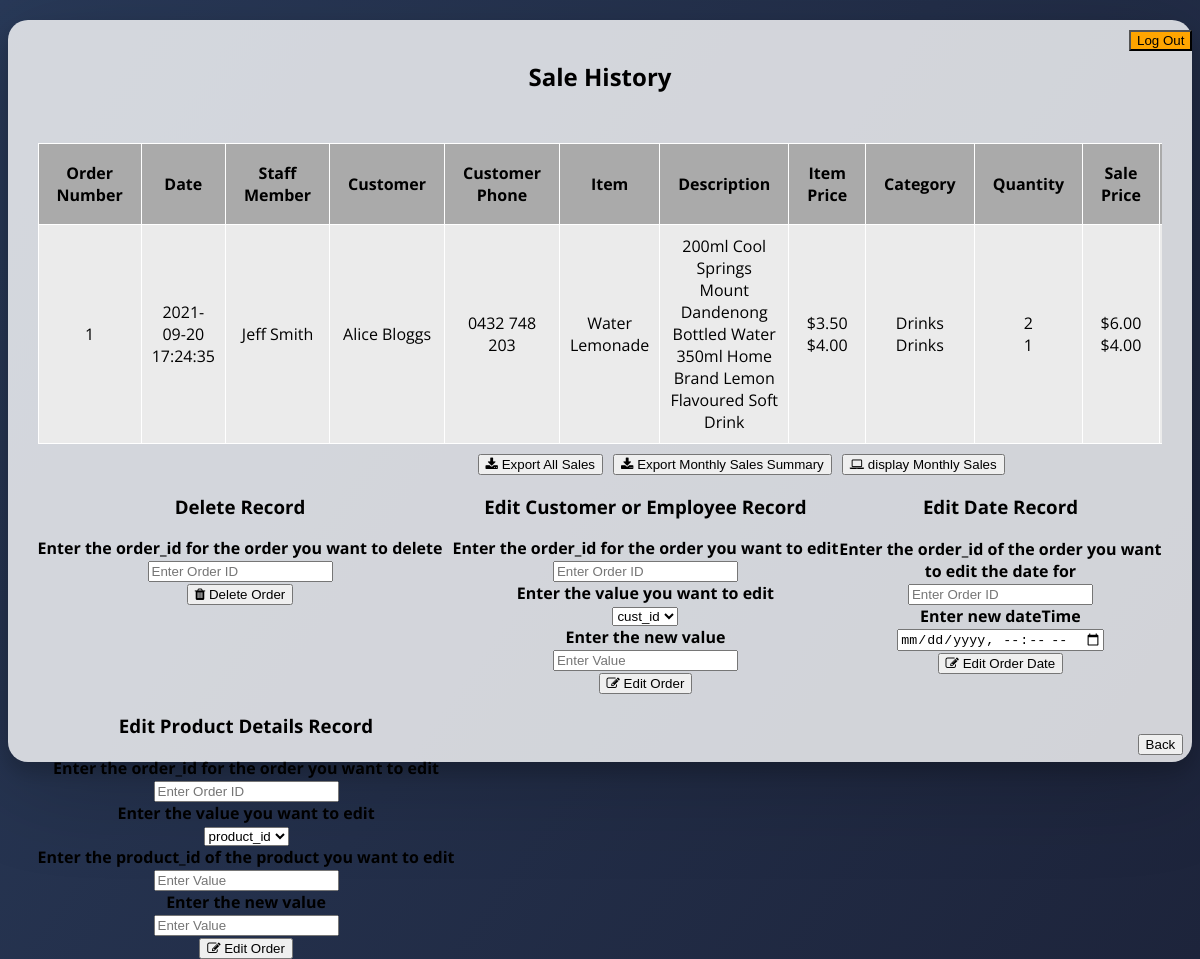
Screenshot of /htdocs/view_sales/display.php with the database file from the repository.
### tables this page shows
CREATE TABLE `order` (
  order_num int AUTO_INCREMENT,
  order_date datetime,
  cust_id int,
  emp_id int,
  PRIMARY KEY (order_num),
  FOREIGN KEY (cust_id) REFERENCES customer(cust_id),
  FOREIGN KEY (emp_id) REFERENCES employee(emp_id)
);

CREATE TABLE customer (
  cust_id int AUTO_INCREMENT,
  first_name varchar(255),
  last_name varchar(255),
  address varchar(255),
  phone varchar(255),
  PRIMARY KEY (cust_id)
);

### htdocs/view_sales/display.php (the view, shortened to what this page needs)
<!DOCTYPE html>
<html lang="en">
<head>
	<link href="../styles/styles_view_sales.css" rel="stylesheet" >
  <link rel="stylesheet" href="https://cdnjs.cloudflare.com/ajax/libs/font-awesome/4.7.0/css/font-awesome.min.css">
</head>
<body>
<section id="main_section">
<form><button formaction="../login.php" id="logoutButton" type="submit">Log Out</button></form>
	<h2>Sale History</h2>
	<form method='post' action='../scripts/download.php'>
<?php
$query = "SELECT
	  `order`.order_num as 'Order Number',
	  `order`.order_date as 'Date',
	  CONCAT(employee.first_name, ' ', employee.last_name) AS 'Staff Member',
	  CONCAT(customer.first_name, ' ', customer.last_name) AS 'Customer',
	  customer.phone AS 'Customer Phone',
	  GROUP_CONCAT(product.name SEPARATOR '<br />') AS 'Item',
	  GROUP_CONCAT(product.description SEPARATOR '<br />') AS 'Description',
	  GROUP_CONCAT(CONCAT('$', product.price) SEPARATOR '<br />') AS 'Item Price',
	  GROUP_CONCAT(product_category.name SEPARATOR '<br />') AS 'Category',
	  GROUP_CONCAT(order_detail.quantity SEPARATOR '<br />') AS 'Quantity',
	  GROUP_CONCAT(CONCAT('$', order_detail.sale_price) SEPARATOR '<br />') AS 'Sale Price',
	  CONCAT('$', SUM(order_detail.sale_price)) AS 'Total'
	FROM `order`
	LEFT JOIN customer
	  ON `order`.cust_id = customer.cust_id
	LEFT JOIN employee
		ON `order`.emp_id = employee.emp_id
	LEFT JOIN order_detail
		ON `order`.order_num = order_detail.order_num
	LEFT JOIN product
		ON order_detail.product_id = product.product_id
	LEFT JOIN product_category
		ON product.category_id = product_category.category_id
	GROUP BY `order`.`order_num`
	ORDER BY `order`.`order_date` DESC
";
	require_once "../scripts/settings.php";
	$conn = mysqli_connect ($host,$user,$pwd,$sql_db);
	if ($conn) {
		$result = mysqli_query ($conn, $query);
		if ($result) {
			$record = mysqli_fetch_assoc ($result);
			if ($record) {
				echo "<div id='table_container'>";
				echo "<table id='salesViewTable'>";
				echo "<tr><th>Order Number</th><th>Date</th><th>Staff Member</th><th>Customer</th><th>Customer Phone</th><th>Item</th><th>Description</th><th>Item Price</th><th>Category</th><th>Quantity</th><th>Sale Price</th><th>Total</th></tr>";
				while ($record) {
					echo "<tr><td>{$record['Order Number']}</td>";
					echo "<td>{$record['Date']}</td>";
					echo "<td>{$record['Staff Member']}</td>";
					echo "<td>{$record['Customer']}</td>";
					echo "<td>{$record['Customer Phone']}</td>";
					echo "<td>{$record['Item']}</td>";
					echo "<td>{$record['Description']}</td>";
					echo "<td>{$record['Item Price']}</td>";
					echo "<td>{$record['Category']}</td>";
					echo "<td>{$record['Quantity']}</td>";
					echo "<td>{$record['Sale Price']}</td>";
					echo "<td>{$record['Total']}</td>";
					$record = mysqli_fetch_assoc($result);
				}
				echo "</table>";
				echo "</div>";
			} else {
				echo "<p>No record retrieved.</p>";
			}
		} else {
			echo "<p>Sales Table doesn't exist or select operation unsuccessful.</p>";
		}
	} else {
		echo "<p>Unable to connect to the database.</p>";
	}
	?>
		<button id="Export" type='submit' value='Export' name='Export'><i class="fa fa-download"></i> Export All Sales</button>
  </form>
	<form  method='post' action='../scripts/download_monthly.php'>
  <button id="download_monthly" type='submit' value='Export_monthly' name='Export_monthly'><i class="fa fa-download"></i> Export Monthly Sales Summary</button>
	</form>
	<form  method='post' action='display_monthly_sales.php'>
  <button id="display_monthly_sales" type='submit' value='display_monthly_sales' name='display_monthly_sales'><i class="fa fa-laptop"></i> display Monthly Sales</button>
	</form>
  <form id="delete" method="post" action="../scripts/deleteRecord.php">
<h3>Delete Record</h3>
      <label for="deletion_selection"><b>Enter the order_id for the order you want to delete</b></label><br>
      <input type="number" placeholder="Enter Order ID" name="deletion_selection" required>
      <br>
	  <button name="delete" type="submit"><i class="fa fa-trash"></i> Delete Order</button>
      <br>
</form>
<form id="editCust_Emp" method="post" action="../scripts/editCustEmpRecord.php">
<h3>Edit Customer or Employee Record</h3>
      	<label for="edit_selection"><b>Enter the order_id for the order you want to edit</b></label><br>
		<input type="number" placeholder="Enter Order ID" name="edit_selection" required>
		<br>
		<label for="edit_value_selection"><b>Enter the value you want to edit</b></label><br>
		<select name="edit_value_selection" id="edit_value_selection" required>
			<option value="cust_id" selected="selected">cust_id</option>
		</select>
		<br>
		<label for="edit_value"><b>Enter the new value </b></label><br>
		<input type="text" placeholder="Enter Value" name="edit_value" >
		<br>
	<button  name="edit" type="submit"><i class="fa fa-edit"></i> Edit Order</button>
    <br>
</form>
<form id="editOrderDet" method="post" action="../scripts/editProdDet.php">
<h3>Edit Product Details Record</h3>
      	<label for="edit_selection"><b>Enter the order_id for the order you want to edit</b></label><br>
		<input type="number" placeholder="Enter Order ID" name="edit_selection" required>
		<br>
		<label for="edit_value_selection"><b>Enter the value you want to edit</b></label><br>
		<select name="edit_value_selection" id="edit_value_selection" required>
			<option value="product_id" selected="selected">product_id</option>
		</select>
		<br>
		<label for="product_id"><b>Enter the product_id of the product you want to edit </b></label><br>
		<input type="number" placeholder="Enter Value" name="product_id" ><br>
		<label for="edit_value"><b>Enter the new value </b></label><br>
		<input type="number" placeholder="Enter Value" name="edit_value" >
		<br>
	<button  name="edit" type="submit"><i class="fa fa-edit"></i> Edit Order</button>
    <br>
</form>
<form id="editDate" method="post" action="../scripts/editDateRecord.php">
<h3>Edit Date Record</h3>
	<label for="edit_selection"><b>Enter the order_id of the order you want to edit the date for</b></label><br>
	<input type="number" placeholder="Enter Order ID" name="edit_selection" required>
	<br>
	<label for="edit_date_value"><b>Enter new dateTime</b></label><br>
	<input type="datetime-local" placeholder="" name="edit_date_value">
	<br>
	<button name="editDate" type="submit"> <i class="fa fa-edit"></i> Edit Order Date</button>
	<br>
</form>
<form><button formaction="../scripts/home.php" id="backButton" type="submit">Back</button></form>
</section>
</body>
</html>

### htdocs/styles/styles_view_sales.css (style rules this page uses)
html { min-height: 100%; background: rgb(41,58,89); background: linear-gradient(125deg, rgba(41,58,89,1) 0%, rgba(29,36,59,1) 100%); background-size: cover; background-repeat:no-repeat; background-attachment: fixed; }
body { margin-top: 20px; font-family: 'Open Sans', sans-serif; text-align: center; }
#logoutButton { background-color: orange; float: right; margin-right: -30px; margin-top: -10px; }
#table_container { overflow-x: auto; }
#salesViewTable, tr, td { border: 1px solid rgb(255, 255, 255); background-color: rgb(235, 235, 235); border-collapse: collapse; margin-top: 30px; padding:10px; }
th { border: 1px solid rgb(255, 255, 255); background-color: rgb(170, 170, 170); border-collapse: collapse; padding:18px; }
#main_section { max-width: 1400px; margin: auto; align-items: center; left: 0; right: 0; top: 0; bottom: 0; padding-top: 20px; padding-bottom: 0.6%; padding-left: 2.5%; padding-right: 2.5%; border-radius: 20px; border: none; background-color: rgba(255, 255, 255, 0.8); box-shadow: 0 20px 100px 0 rgba(0, 0, 0, 0.2), 0 10px 20px 0 rgba(0, 0, 0, 0.19); }
#delete { float: left; clear: both; }
#editCust_Emp { display: inline-block; float: left; margin-left: 10px; clear: right; }
#editOrderDet { display: inline-block; float: left; }
#editDate { margin-top: 50px; }
#backButton { margin-right: -320px; margin-top: 60px; }
#Export { margin-top: 10px; margin-left: 440px; display: inline-block; float:left; clear: left; }
#download_monthly { margin-top: 10px; margin-left: 10px; display: inline-block; float:left; clear: right; }
#display_monthly_sales { margin-top: 10px; margin-left: 10px; display: inline-block; float:left; clear: right; }

### rows the page displays
order: order_num "1", order_date "2021-09-20 17:24:35", Staff "Jeff Smith", Customer "Alice Bloggs", cust.phone "0432 748 203", Item "Water Lemonade", Description "200ml Cool Springs Mount Dandenong Bottled Water 350ml Home Brand Lemon Flavoured Soft Drink", Item "$3.50 $4.00", Category "Drinks Drinks", Quantity "2 1", Sale "$6.00 $4.00"
